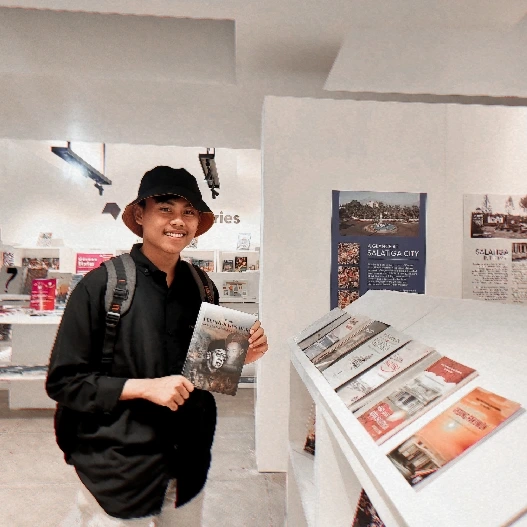
#> input picture fajri.jpg, 527 x 527 px
$ python deteksi.py
#> lines starting #> are read from the running program, lines starting #| are printed output that depends on the picture
import cv2

cascade_wajah = cv2.CascadeClassifier(cv2.data.haarcascades +'haarcascade_frontalface_default.xml')
cascade_senyum = cv2.CascadeClassifier(cv2.data.haarcascades +'haarcascade_smile.xml')
font = cv2.FONT_HERSHEY_SIMPLEX

def detect(gray, frame):
	wajah = cascade_wajah.detectMultiScale(gray, 1.29,6)
	for (x, y, w, h) in wajah:
		cv2.rectangle(frame, (x, y), ((x + w), (y + h)), (255, 255, 0), 2)
		cv2.putText(frame,'Wajah',(x, y + -12), font, 1, (255, 255, 0), 2)
		roi_gray = gray[y:y + h, x:x + w]
		roi_color = frame[y:y + h, x:x + w]
		senyum = cascade_senyum.detectMultiScale(roi_gray, 5.3, 6)

		for (sx, sy, sw, sh) in senyum:
			cv2.rectangle(roi_color, (sx, sy), ((sx + sw), (sy + sh)), (0, 255, 255), 2)
			cv2.putText(roi_color,'Senyum',(sx, sy + -12), font, 1, (0, 255, 255), 2)
	return frame

gambar = cv2.imread('fajri.jpg')
#> gambar is the input picture: shape (527, 527, 3); mean B, G, R 149.3, 156.6, 169.7
ubahKeGray = cv2.cvtColor(gambar, cv2.COLOR_BGR2GRAY)
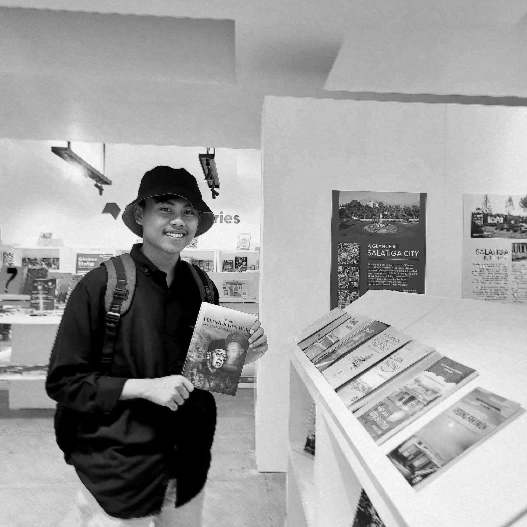
#> ubahKeGray: shape (527, 527); min 0, max 252, mean 159.7
detect(ubahKeGray, gambar)
#> in detect, `wajah = cascade_wajah.detectMultiScale(gray, 1.29,6)`: wajah = ()
cv2.imshow('Deteksi Wajah dan Senyum', gambar)
cv2.waitKey()
